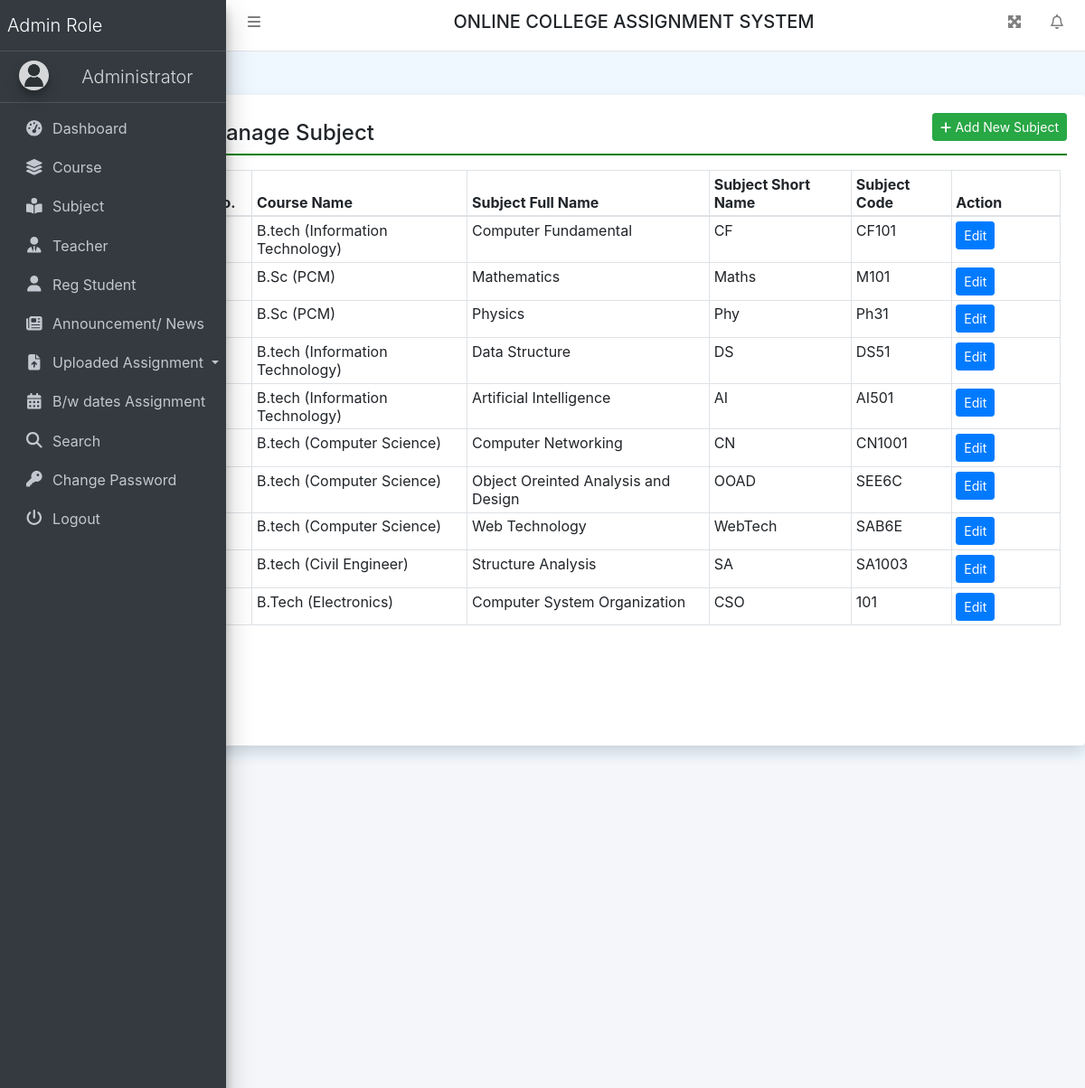
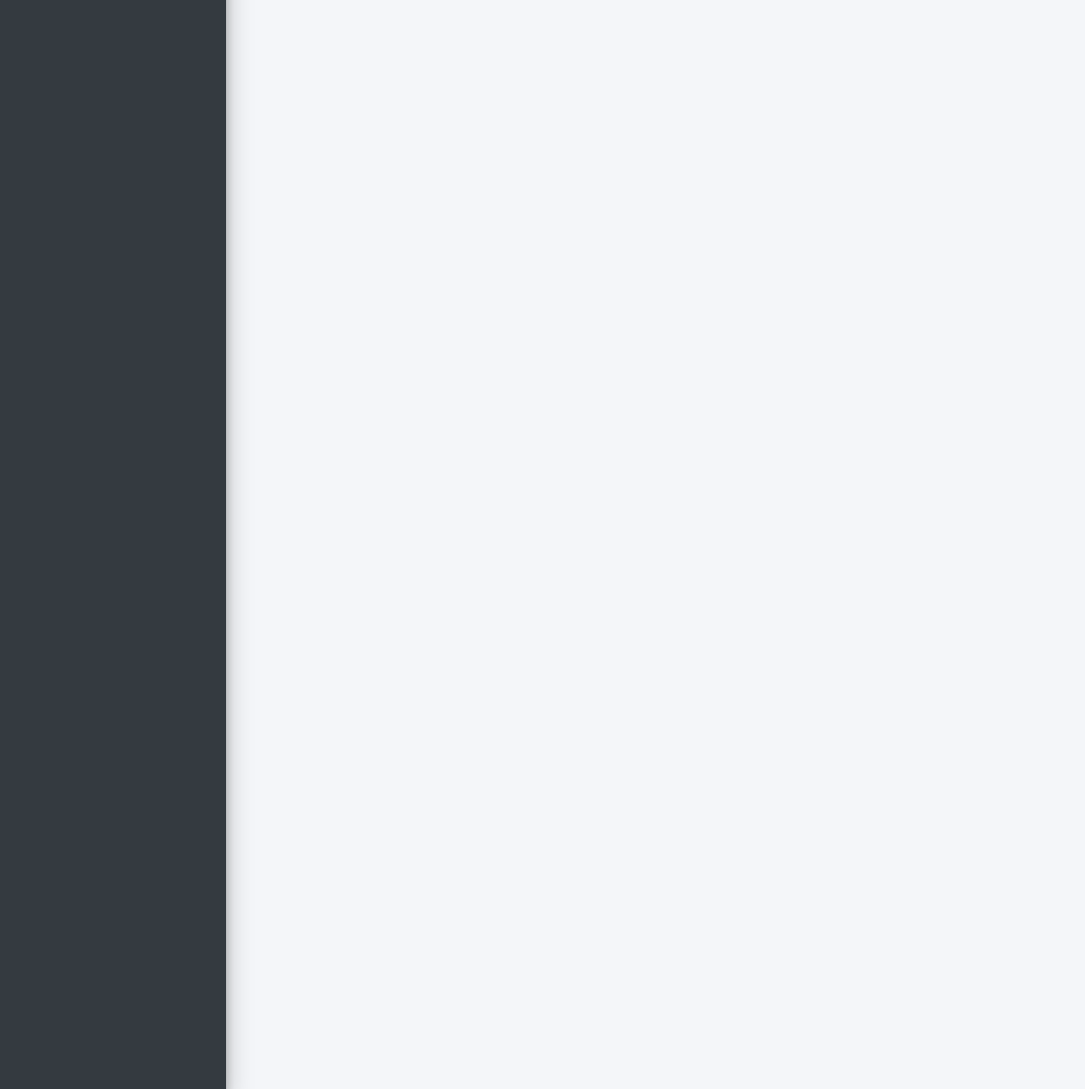
Screenshot of /subject (signed in) with the database file from the repository (2 pictures, top to bottom).
### collegeAssignment/models.py (models this page shows, shortened)
class Subject(models.Model):
    course = models.ForeignKey(Course, on_delete=models.CASCADE)
    SubjectFullname = models.CharField(max_length=200, null=True)
    SubjectShortname = models.CharField(max_length=50, null=True)
    SubjectCode = models.CharField(max_length=50, null=True)
    CreationDate = models.DateTimeField(auto_now_add=True)

class Course(models.Model):
    BranchName = models.CharField(max_length=150, null=True)
    CourseName = models.CharField(max_length=200, null=True)
    CreationDate = models.DateTimeField(auto_now_add=True)

### collegeAssignment/views.py (the view)
# urls.py: path('subject', subject, name='subject'),
def subject(request):
    if not request.user.is_authenticated:
        return redirect('admin_login')
    course = Course.objects.all()
    subject = Subject.objects.all()
    try:
        if request.method == "POST":
            courid = request.POST['course']
            courseid = Course.objects.get(id=courid)
            subfullName = request.POST['SubjectFullname']
            subShortName = request.POST['SubjectShortname']
            subcode = request.POST['SubjectCode']
            try:
                Subject.objects.create(course=courseid, SubjectFullname=subfullName, SubjectShortname=subShortName,
                                       SubjectCode=subcode)
                error = "no"
            except:
                error = "yes"
    except:
        pass
    return render(request, 'subject.html', locals())

### collegeAssignment/templates/subject.html (shortened to what this page needs)
{% extends 'header.html' %}
{% block main %}
<div class="card shadow mt-5 offset-2" style="min-height: 90vh">
    <div class="card-body">
        <a href="#" class="btn btn-success btn-sm float-right"
           data-target="#addpro" data-toggle="modal"><i class="fa fa-plus"></i>
            Add New Subject</a>
        <h4 class="p-2" style="border-bottom: 2px solid green;">Manage Subject</h4>
        <div class="container-fluid mt-3">
            <table class="table table-bordered table-sm">
                <thead>
                <tr>
                    <th>S No.</th>
                    <th>Course Name</th>
                    <th>Subject Full Name</th>
                    <th>Subject Short Name</th>
                    <th>Subject Code</th>
                    <th>Action</th>
                </tr>
                </thead>
                <tbody>
                {% for i in subject %}
                <tr>
                    <td>{{forloop.counter}}</td>
                    <td>{{i.course.CourseName}} ({{i.course.BranchName}})</td>
                    <td>{{i.SubjectFullname}}</td>
                    <td>{{i.SubjectShortname}}</td>
                    <td>{{i.SubjectCode}}</td>
                    <td style="width: 120px;">
                        <a href="{% url 'editSubject' i.id %}" class="btn btn-primary btn-sm">Edit</a>
                    </td>
                </tr>
                {% endfor %}
                </tbody>
            </table>
        </div>
    </div>
</div>
{% endblock %}

### collegeAssignment/static/css/all.css (style rules this page uses)
.fa-plus:before { content: "\f067"; }

### collegeAssignment/templates/header.html (style rules this page uses)
body { background-color: aliceblue; }

### rows the page displays
Subject: course.CourseName "B.tech", course.BranchName "Information Technology", SubjectFullname "Computer Fundamental", SubjectShortname "CF", SubjectCode "CF101"
Subject: course.CourseName "B.Sc", course.BranchName "PCM", SubjectFullname "Mathematics", SubjectShortname "Maths", SubjectCode "M101"
Subject: course.CourseName "B.Sc", course.BranchName "PCM", SubjectFullname "Physics", SubjectShortname "Phy", SubjectCode "Ph31"
Subject: course.CourseName "B.tech", course.BranchName "Information Technology", SubjectFullname "Data Structure", SubjectShortname "DS", SubjectCode "DS51"
Subject: course.CourseName "B.tech", course.BranchName "Information Technology", SubjectFullname "Artificial Intelligence", SubjectShortname "AI", SubjectCode "AI501"
Subject: course.CourseName "B.tech", course.BranchName "Computer Science", SubjectFullname "Computer Networking", SubjectShortname "CN", SubjectCode "CN1001"
Subject: course.CourseName "B.tech", course.BranchName "Computer Science", SubjectFullname "Object Oreinted Analysis and Design", SubjectShortname "OOAD", SubjectCode "SEE6C"
Subject: course.CourseName "B.tech", course.BranchName "Computer Science", SubjectFullname "Web Technology", SubjectShortname "WebTech", SubjectCode "SAB6E"
Subject: course.CourseName "B.tech", course.BranchName "Civil Engineer", SubjectFullname "Structure Analysis", SubjectShortname "SA", SubjectCode "SA1003"
Subject: course.CourseName "B.Tech", course.BranchName "Electronics", SubjectFullname "Computer System Organization", SubjectShortname "CSO", SubjectCode "101"
